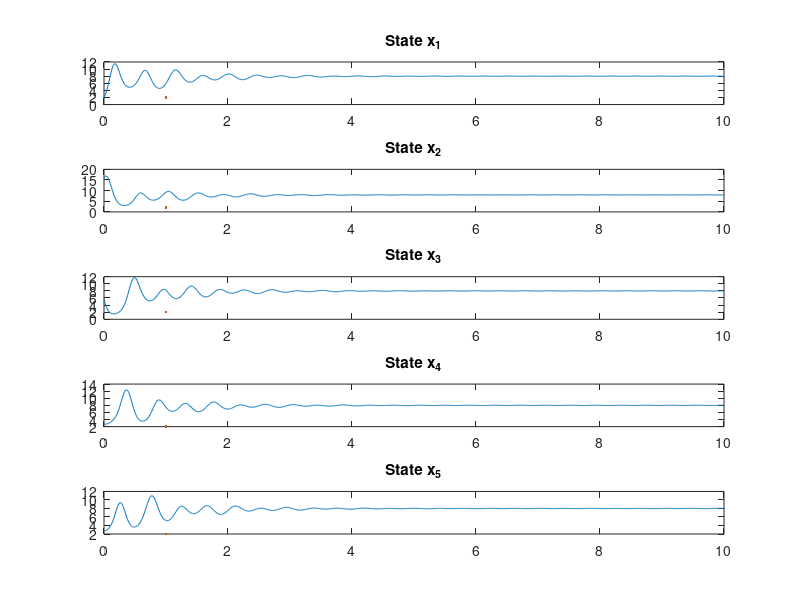

The MATLAB script that drew this image:
clc; clear; close all;

%% Training Data
% We generate ns training samples using ode45 in a loop
% At the beginning of each loop, a random IC is being generated
% Given the IC, ode45 solves the system for 0:dt:T amount of time
% The data 1:end-1 of the solution of each trajectory -> x_tot
% The data 2:end of the solution of each trajectory -> y_tot

% Parameters for the Lorenz 96 system
N = 5;
F = 8;

dt = 1e-2;      % final time
T = 10;
t = 0:dt:T;

% Lorenz 96 model
Lorenz96 = @(t, x) arrayfun(@(i) (x(mod(i, N) + 1) - x(mod(i-2, N) + 1)) * x(mod(i-1, N) + 1) - x(i) + F, 1:N)';

% ode_options = odeset('RelTol', 1e-10, 'AbsTol', 1e-11);

x_tot = [];
y_tot = [];
nst = 100;  % Number of training sample trajectories

for i = 1:nst
    x0 = F * ones(1, N) + 10*(rand(1, N)-0.5);  % Initial condition
    [~, x_out] = ode45(Lorenz96, t, x0);
    x_tot = [x_tot; x_out(1:end-1, :)];
    y_tot = [y_tot; x_out(2:end , :)];
end

x_data = x_tot;
y_data = y_tot;

% train_data_file_name = 'lorenz96_train_data_dt_0_01_nst_100_T_10.mat';
% save(train_data_file_name, 'x_data', 'y_data');

clear x_tot y_tot;

%% Test Data

x0 = F * ones(1, N) + 20*(rand(1, N)-0.5);  % Initial condition for test

[~, x_out] = ode45(Lorenz96, t, x0);
x_test = x_out(1:end-1, :);
y_test = x_out(2:end , :);

% test_data_file_name = 'lorenz96_test_data_dt_0_01_T_10.mat';
% save(test_data_file_name, 'x_test', 'y_test');

figure;
for i = 1:N
    subplot(N, 1, i);
    plot(t(1:end-1), x_test(:, i), LineWidth=2);
    title(['State x_', num2str(i)]);
end
set(gcf,'position',[200,100,1400,800])

clear x_out;